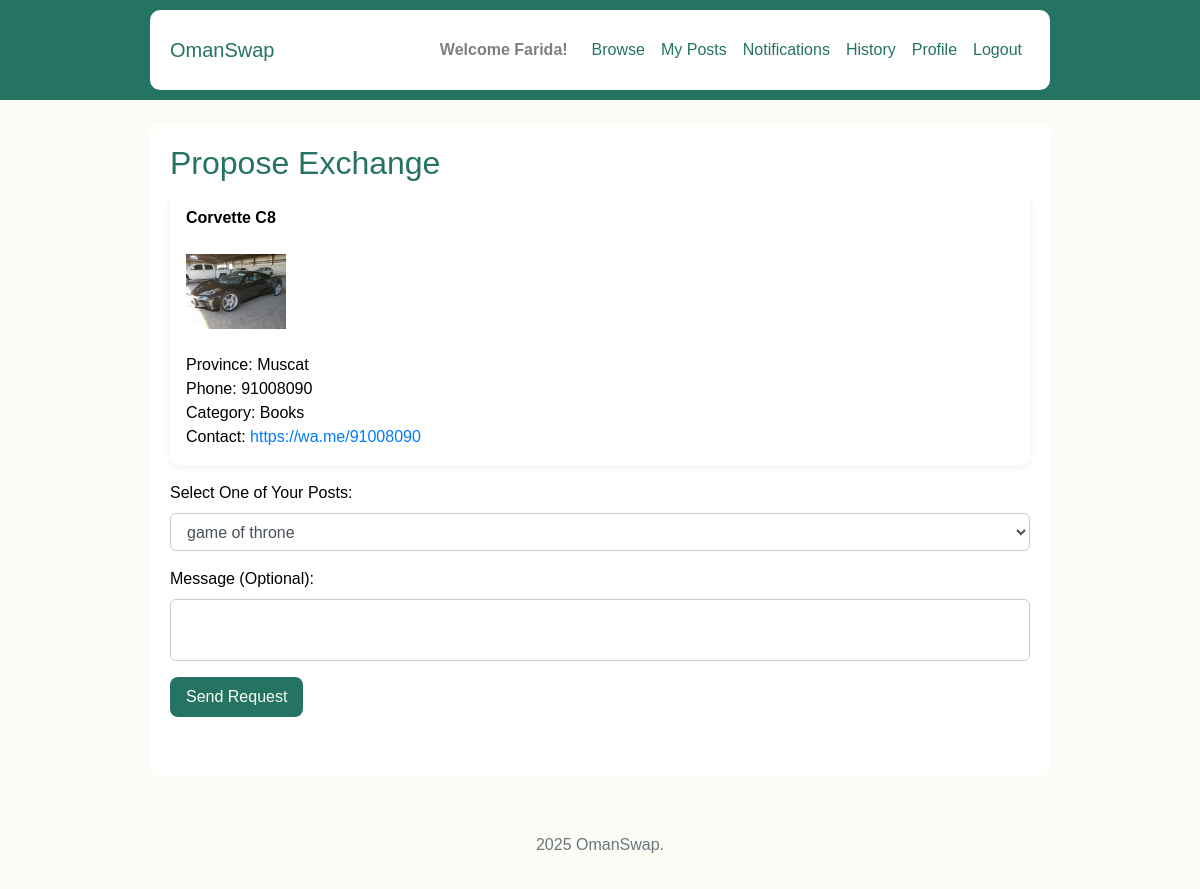
Screenshot of /exchange/3 (signed in) with the database file from the repository.
### app/models.py (models this page shows)
class User(UserMixin, db.Model):
    id = db.Column(db.Integer, primary_key=True)
    username = db.Column(db.String(150), unique=True, nullable=False)
    password = db.Column(db.String(150), nullable=False)
    first_name = db.Column(db.String(100), nullable=False)
    last_name = db.Column(db.String(100), nullable=False)
    bio = db.Column(db.Text)
    phone_number = db.Column(db.String(20), nullable=False)
    province = db.Column(db.String(100), nullable=False)
    role = db.Column(db.String(20), default='user')
    posts = db.relationship('Post', backref='owner', lazy=True)
    exchange_requests_sent = db.relationship('ExchangeRequest', backref='proposer', lazy=True)

class Post(db.Model):
    id = db.Column(db.Integer, primary_key=True)
    title = db.Column(db.String(200), nullable=False)
    description = db.Column(db.Text, nullable=False)
    category = db.Column(db.String(100), nullable=False)
    province = db.Column(db.String(100), nullable=False)
    phone = db.Column(db.String(20), nullable=False)
    image = db.Column(db.String(200))
    status = db.Column(db.String(50), default='available')  # 'available' or 'accepted'
    user_id = db.Column(db.Integer, db.ForeignKey('user.id'), nullable=False)
    exchange_requests_received = db.relationship(
        'ExchangeRequest',
        foreign_keys='ExchangeRequest.target_post_id',
        lazy=True
    )

### app/routes.py (the view, shortened to what this page needs)
@main.route('/exchange/<int:post_id>', methods=['GET', 'POST'])
@login_required
def exchange(post_id):
    target_post = Post.query.get_or_404(post_id)
    my_posts = Post.query.filter_by(user_id=current_user.id).all()
    if not my_posts:
        flash("You must create a post first to send exchange requests.")
        return redirect(url_for('main.create_post'))
    return render_template('exchange.html', target_post=target_post, my_posts=my_posts)

### app/__init__.py (called while the page is built)
def create_app():
    app = Flask(__name__, template_folder='app/templates')
    app.config.from_object('config.Config')
    db.init_app(app)
    migrate.init_app(app, db)
    login_manager.init_app(app)
    login_manager.login_view = 'main.login'
    @login_manager.user_loader
    def load_user(user_id):
        return User.query.get(int(user_id))
    from .routes import main
    app.register_blueprint(main)
    with app.app_context():
        from .models import Category
        if not Category.query.filter_by(name="Other").first():
            db.session.add(Category(name="Other"))
            db.session.commit()
    return app

### app/templates/exchange.html
{% extends 'base.html' %}
{% block content %}
<h2>Propose Exchange</h2>
<div class="card mb-3 p-3">
  <strong>{{ target_post.title }}</strong><br>
  <img src="{{ url_for('static', filename='uploads/' + target_post.image) }}" width="100"><br>
  Province: {{ target_post.province }}<br>
  Phone: {{ target_post.phone }}<br>
  Category: {{ target_post.category }}<br>
  <div>Contact:<a href="https://wa.me/target_post"> https://wa.me/{{ target_post.phone }}</a></div>
</div>
<form method="POST">
    <div class="form-group">
        <label>Select One of Your Posts:</label>
        <select name="my_item_id" class="form-control" required>
            {% for post in my_posts %}
                <option value="{{ post.id }}">{{ post.title }}</option>
            {% endfor %}
        </select>
    </div>
    <div class="form-group">
        <label>Message (Optional):</label>
        <textarea name="message" class="form-control"></textarea>
    </div>
    <button type="submit" class="btn btn-primary">Send Request</button>
</form>
{% endblock %}

### app/templates/base.html (shortened to what this page needs)
<!DOCTYPE html>
<html lang="en">
<head>
    <link href="https://stackpath.bootstrapcdn.com/bootstrap/4.5.2/css/bootstrap.min.css" rel="stylesheet">
    <link href="{{ url_for('static', filename='css/style.css') }}" rel="stylesheet">
</head>
<body>
    <nav class="navbar navbar-expand-lg navbar-light bg-light">
        <div class="container">
            <a class="navbar-brand" href="{{ url_for('main.home') }}">OmanSwap</a>
            <div class="collapse navbar-collapse">
                <ul class="navbar-nav ml-auto">
                    {% if current_user.is_authenticated %}
                        <li class="nav-item">
                            <span class="navbar-text font-weight-bold mr-3">Welcome {{ current_user.username }}!</span>
                        </li>
                        <li class="nav-item"><a class="nav-link" href="{{ url_for('main.dashboard') }}">Browse</a></li>
                        <li class="nav-item"><a class="nav-link" href="{{ url_for('main.my_posts') }}">My Posts</a></li>
                        <li class="nav-item"><a class="nav-link" href="{{ url_for('main.notifications') }}">Notifications</a></li>
                        <li class="nav-item"><a class="nav-link" href="{{ url_for('main.history') }}">History</a></li>
                        <li class="nav-item"><a class="nav-link" href="{{ url_for('main.profile') }}">Profile</a></li>
                        <li class="nav-item"><a class="nav-link" href="{{ url_for('main.logout') }}">Logout</a></li>
                    {% else %}
                        <li class="nav-item"><a class="nav-link" href="{{ url_for('main.login') }}">Login</a></li>
                        <li class="nav-item"><a class="nav-link" href="{{ url_for('main.register') }}">Register</a></li>
                    {% endif %}
                </ul>
            </div>
        </div>
    </nav>
    <div class="container mt-4">
        {% block content %}{% endblock %}
    </div>
    <footer class="text-center py-3">
        <p> 2025 OmanSwap.</p>
    </footer>
</body>
</html>

### app/static/css/style.css (style rules this page uses)
html, body { height: 100%; margin: 0; font-family: Arial, sans-serif; background-color: #fcfcf6; color: #000; overflow-x: hidden; overflow-y: auto; }
.container { max-width: 900px; margin: auto; padding: 20px; background-color: #fff; border-radius: 10px; }
.navbar { background-color: #257362 !important; padding: 10px 20px; }
.navbar-brand, .navbar-nav .nav-link { color: #257362 !important; }
.nav-item a.nav-link { padding: 8px 14px; border-radius: 6px; color: #257362 !important; transition: 0.2s; }
.btn, button { background-color: #257362; color: #fcfcf6; border: none; border-radius: 8px; padding: 8px 16px; transition: background-color 0.3s ease; }
.form-control { border-radius: 6px; border: 1px solid #ccc; }
textarea.form-control { resize: none; }
form { margin-bottom: 40px; }
footer { text-align: center; padding: 15px; background-color: #fcfcf6; color: #6c757d; margin-top: 40px; }
.card { border: none; background-color: #fff; border-radius: 10px; box-shadow: 0 4px 10px rgba(0, 0, 0, 0.05); padding: 15px; }
h1, h2, h3, h4, h5 { color: #257362; }

### rows the page displays
User: username "Farida"
Post: title "Corvette C8", image (picture), province "Muscat", phone "91008090", category "Books"

### other values shown
form field my_item_id "game of throne"
